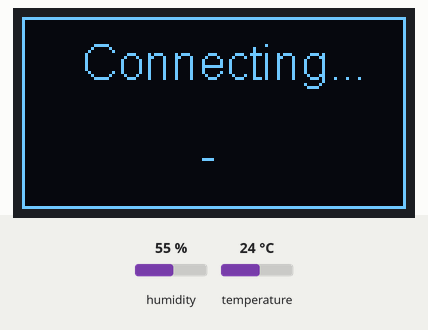
Simulated run of this sketch. Board: ESP32. Parts: 128×64 one-colour display. The inputs (shaded band) are chosen by the test bench; at power-on: humidity 55 %, temperature 24 °C. WiFi joins after 1.5 s; servers stay silent unless stated; uploads are accepted with an empty reply; what the sketch prints to the serial monitor is not drawn.

Above: at 0.6 s.
At 1.1 s:
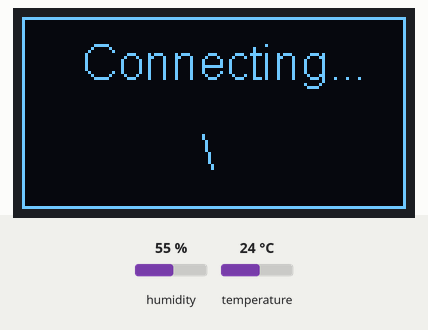
At 1.7 s:
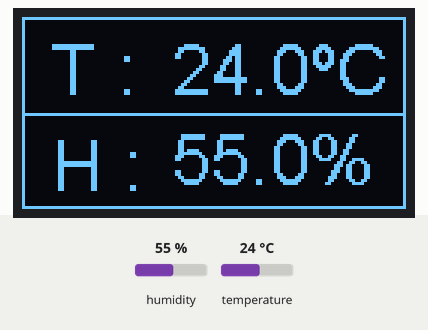

The sketch:

ESP32_Display_Google_Connect_encode.ino
```cpp
//
//  FILE : DHT22_ESP32_Google_Connect
//  AUTHOR : nobug (nobug007@gmail.com)
//  CREATED : 13.7.2021
//  HW : ESP32 & Google ID &  DHT22
//
#include "DHT.h"
#define DHTPIN 15
#define DHTTYPE DHT22

#include <WiFi.h>
#include <HTTPClient.h>
#include "SSD1306Wire.h" // legacy include: `#include "SSD1306.h"`

SSD1306Wire  display(0x3c, 2, 4);

DHT dht(DHTPIN, DHTTYPE);

const char* ssid = "nobug_home";
const char* password = "bang8813";
const String devName = "nobug_방";
const String Loc = "서울";
const String Owner = "방효식";

//Your Domain name with URL path or IP address with path

String serverName = "https://script.google.com//macros/s/AKfycbxaMa6KkfUqfQWLctcGq6J_-SuD6ETeTkjzAVkjEVR8F_GXcGPqI1r7TIZW7YzMExf7/exec";

void setup() {
  Serial.begin(115200);
  WiFi_Connect();
  display_init();
}

void display_init() {
  display.init();
  display.flipScreenVertically();
  display.setFont(ArialMT_Plain_24);
  display.drawRect(0, 0, 128, 64);
  display.drawLine(1, 32, 128, 32);

  display.drawString(10,4, "T : ");
  display.drawString(10,36, "H : ");

  display.display();
}

void WiFi_Connect() {
  display.init();
  display.flipScreenVertically();
  display.setFont(ArialMT_Plain_16);
  display.drawRect(0, 0, 128, 64);
  display.drawString(20,6, "Connecting...");
  display.display();

  int i = 0;
  String icon_c[4] = { "/","-","\\","|"};

  WiFi.begin(ssid, password);
  Serial.println("Connecting");
  while(WiFi.status() != WL_CONNECTED) {
        display.setColor(WHITE);
        display.drawString(60,36, icon_c[(i%4)]);
        display.display();
        Serial.print(".");
        delay(500);
        display.setColor(BLACK);
        display.drawString(60,36, icon_c[(i%4)]);

        if ( i > 60 ) {
          i = 0;
          display.setColor(WHITE);
          display.drawString(45,36, "Fail !");
          display.display();
          delay(1000*10);
          display.setColor(BLACK);
          display.drawString(45,36, "Fail !");
          break;
        }
        i++;
   }
   display.setColor(WHITE);
   Serial.println("");
   Serial.print("Connected to WiFi network with IP Address: ");
   Serial.println(WiFi.localIP());
}

void loop() {
  float h = dht.readHumidity();
  float t = dht.readTemperature();
  Serial.print("Humidity: ");
  Serial.print(h);
  Serial.print(" %\t");
  Serial.print("Temperature: ");
  Serial.print(t);
  Serial.println(" C");
  drawStatus(t,h);
   sendData2Server(t, h);
   delay(1000*60*10);
}

void drawStatus(float t, float h) {

  char cT[10];
  char cH[10];
  int sH;

  sprintf(cT,"%2.1fºC",t);
  sprintf(cH,"%2.1f",h);

  sH = 4; // sizeof(cH);
  cH[sH+1] = '\0';
  cH[sH] = '%';

  display.setColor(WHITE);
  display.drawString(50,4, cT);
  display.drawString(50,34, cH);

  display.display();

  display.setColor(BLACK);
  display.drawString(50,4, cT);
  display.drawString(50,34, cH);
}

void    sendData2Server(float t, float h){

    //Check WiFi connection status
    if(WiFi.status()== WL_CONNECTED){
      HTTPClient http;
      String serverPath = serverName + "?Name=" + urlencode(devName) + "&Temp=" + t + "&Humi=" + h  + "&Loc=" + urlencode(Loc) +"&Owner=" + urlencode(Owner);

      // Your Domain name with URL path or IP address with path
      http.begin(serverPath.c_str());

      // Send HTTP GET request
      int httpResponseCode = http.GET();

      if (httpResponseCode>0) {
        Serial.println(serverPath);
      }
      else {
        Serial.print("Error code: ");
        Serial.println(httpResponseCode);
      }
      // Free resources
      http.end();
    }
    else {
      Serial.println("WiFi Disconnected");
    }
}

String urlencode(String str)
{
    String encodedString="";
    char c;
    char code0;
    char code1;
    char code2;
    for (int i =0; i < str.length(); i++){
      c=str.charAt(i);
      if (c == ' '){
        encodedString+= '+';
      } else if (isalnum(c)){
        encodedString+=c;
      } else{
        code1=(c & 0xf)+'0';
        if ((c & 0xf) >9){
            code1=(c & 0xf) - 10 + 'A';
        }
        c=(c>>4)&0xf;
        code0=c+'0';
        if (c > 9){
            code0=c - 10 + 'A';
        }
        code2='\0';
        encodedString+='%';
        encodedString+=code0;
        encodedString+=code1;
        //encodedString+=code2;
      }
      yield();
    }
    return encodedString;
}
```

Measured:
- what the display in image 0 shows lasts 0.5 s, from 0.6 s to 1.1 s
- what the display in image 1 shows lasts 0.5 s, from 1.1 s to 1.6 s
